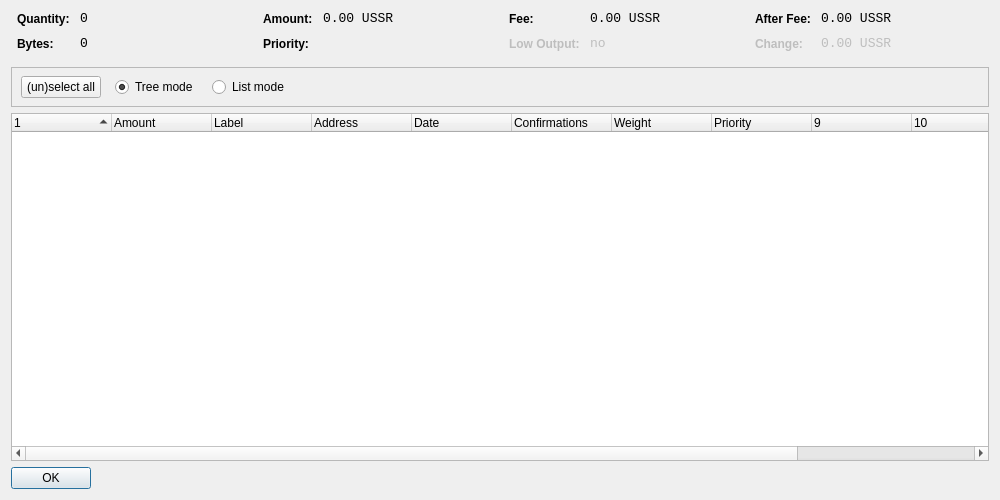
<?xml version="1.0" encoding="UTF-8"?>
<ui version="4.0">
 <class>CoinControlDialog</class>
 <widget class="QWidget" name="CoinControlDialog">
  <property name="geometry">
   <rect>
    <x>0</x>
    <y>0</y>
    <width>1000</width>
    <height>500</height>
   </rect>
  </property>
  <property name="windowTitle">
   <string>Coin Control</string>
  </property>
  <layout class="QVBoxLayout" name="verticalLayout">
   <item>
    <layout class="QHBoxLayout" name="horizontalLayoutTop" stretch="0,0,0,0">
     <property name="topMargin">
      <number>0</number>
     </property>
     <property name="bottomMargin">
      <number>10</number>
     </property>
     <item>
      <layout class="QFormLayout" name="formLayoutCoinControl1">
       <property name="horizontalSpacing">
        <number>10</number>
       </property>
       <property name="verticalSpacing">
        <number>10</number>
       </property>
       <property name="leftMargin">
        <number>6</number>
       </property>
       <property name="rightMargin">
        <number>6</number>
       </property>
       <item row="0" column="0">
        <widget class="QLabel" name="labelCoinControlQuantityText">
         <property name="styleSheet">
          <string notr="true">font-weight:bold;</string>
         </property>
         <property name="text">
          <string>Quantity:</string>
         </property>
        </widget>
       </item>
       <item row="0" column="1">
        <widget class="QLabel" name="labelCoinControlQuantity">
         <property name="font">
          <font>
           <family>Monospace</family>
           <pointsize>10</pointsize>
          </font>
         </property>
         <property name="cursor">
          <cursorShape>IBeamCursor</cursorShape>
         </property>
         <property name="contextMenuPolicy">
          <enum>Qt::ActionsContextMenu</enum>
         </property>
         <property name="text">
          <string notr="true">0</string>
         </property>
         <property name="textInteractionFlags">
          <set>Qt::LinksAccessibleByMouse|Qt::TextSelectableByKeyboard|Qt::TextSelectableByMouse</set>
         </property>
        </widget>
       </item>
       <item row="1" column="0">
        <widget class="QLabel" name="labelCoinControlBytesText">
         <property name="styleSheet">
          <string notr="true">font-weight:bold;</string>
         </property>
         <property name="text">
          <string>Bytes:</string>
         </property>
        </widget>
       </item>
       <item row="1" column="1">
        <widget class="QLabel" name="labelCoinControlBytes">
         <property name="font">
          <font>
           <family>Monospace</family>
           <pointsize>10</pointsize>
          </font>
         </property>
         <property name="cursor">
          <cursorShape>IBeamCursor</cursorShape>
         </property>
         <property name="contextMenuPolicy">
          <enum>Qt::ActionsContextMenu</enum>
         </property>
         <property name="text">
          <string notr="true">0</string>
         </property>
         <property name="textInteractionFlags">
          <set>Qt::LinksAccessibleByMouse|Qt::TextSelectableByKeyboard|Qt::TextSelectableByMouse</set>
         </property>
        </widget>
       </item>
      </layout>
     </item>
     <item>
      <layout class="QFormLayout" name="formLayoutCoinControl2">
       <property name="horizontalSpacing">
        <number>10</number>
       </property>
       <property name="verticalSpacing">
        <number>10</number>
       </property>
       <property name="leftMargin">
        <number>6</number>
       </property>
       <property name="rightMargin">
        <number>6</number>
       </property>
       <item row="0" column="0">
        <widget class="QLabel" name="labelCoinControlAmountText">
         <property name="styleSheet">
          <string notr="true">font-weight:bold;</string>
         </property>
         <property name="text">
          <string>Amount:</string>
         </property>
        </widget>
       </item>
       <item row="0" column="1">
        <widget class="QLabel" name="labelCoinControlAmount">
         <property name="font">
          <font>
           <family>Monospace</family>
           <pointsize>10</pointsize>
          </font>
         </property>
         <property name="cursor">
          <cursorShape>IBeamCursor</cursorShape>
         </property>
         <property name="contextMenuPolicy">
          <enum>Qt::ActionsContextMenu</enum>
         </property>
         <property name="text">
          <string notr="true">0.00 USSR</string>
         </property>
         <property name="textInteractionFlags">
          <set>Qt::LinksAccessibleByMouse|Qt::TextSelectableByKeyboard|Qt::TextSelectableByMouse</set>
         </property>
        </widget>
       </item>
       <item row="1" column="0">
        <widget class="QLabel" name="labelCoinControlPriorityText">
         <property name="styleSheet">
          <string notr="true">font-weight:bold;</string>
         </property>
         <property name="text">
          <string>Priority:</string>
         </property>
        </widget>
       </item>
       <item row="1" column="1">
        <widget class="QLabel" name="labelCoinControlPriority">
         <property name="font">
          <font>
           <family>Monospace</family>
           <pointsize>10</pointsize>
          </font>
         </property>
         <property name="cursor">
          <cursorShape>IBeamCursor</cursorShape>
         </property>
         <property name="contextMenuPolicy">
          <enum>Qt::ActionsContextMenu</enum>
         </property>
         <property name="text">
          <string/>
         </property>
         <property name="textInteractionFlags">
          <set>Qt::LinksAccessibleByMouse|Qt::TextSelectableByKeyboard|Qt::TextSelectableByMouse</set>
         </property>
        </widget>
       </item>
      </layout>
     </item>
     <item>
      <layout class="QFormLayout" name="formLayoutCoinControl3">
       <property name="horizontalSpacing">
        <number>10</number>
       </property>
       <property name="verticalSpacing">
        <number>10</number>
       </property>
       <property name="leftMargin">
        <number>6</number>
       </property>
       <property name="rightMargin">
        <number>6</number>
       </property>
       <item row="0" column="0">
        <widget class="QLabel" name="labelCoinControlFeeText">
         <property name="styleSheet">
          <string notr="true">font-weight:bold;</string>
         </property>
         <property name="text">
          <string>Fee:</string>
         </property>
        </widget>
       </item>
       <item row="0" column="1">
        <widget class="QLabel" name="labelCoinControlFee">
         <property name="font">
          <font>
           <family>Monospace</family>
           <pointsize>10</pointsize>
          </font>
         </property>
         <property name="cursor">
          <cursorShape>IBeamCursor</cursorShape>
         </property>
         <property name="contextMenuPolicy">
          <enum>Qt::ActionsContextMenu</enum>
         </property>
         <property name="text">
          <string notr="true">0.00 USSR</string>
         </property>
         <property name="textInteractionFlags">
          <set>Qt::LinksAccessibleByMouse|Qt::TextSelectableByKeyboard|Qt::TextSelectableByMouse</set>
         </property>
        </widget>
       </item>
       <item row="1" column="0">
        <widget class="QLabel" name="labelCoinControlLowOutputText">
         <property name="enabled">
          <bool>false</bool>
         </property>
         <property name="styleSheet">
          <string notr="true">font-weight:bold;</string>
         </property>
         <property name="text">
          <string>Low Output:</string>
         </property>
        </widget>
       </item>
       <item row="1" column="1">
        <widget class="QLabel" name="labelCoinControlLowOutput">
         <property name="enabled">
          <bool>false</bool>
         </property>
         <property name="font">
          <font>
           <family>Monospace</family>
           <pointsize>10</pointsize>
          </font>
         </property>
         <property name="cursor">
          <cursorShape>IBeamCursor</cursorShape>
         </property>
         <property name="contextMenuPolicy">
          <enum>Qt::ActionsContextMenu</enum>
         </property>
         <property name="text">
          <string>no</string>
         </property>
         <property name="textInteractionFlags">
          <set>Qt::LinksAccessibleByMouse|Qt::TextSelectableByKeyboard|Qt::TextSelectableByMouse</set>
         </property>
        </widget>
       </item>
      </layout>
     </item>
     <item>
      <layout class="QFormLayout" name="formLayoutCoinControl4">
       <property name="horizontalSpacing">
        <number>10</number>
       </property>
       <property name="verticalSpacing">
        <number>10</number>
       </property>
       <property name="leftMargin">
        <number>6</number>
       </property>
       <property name="rightMargin">
        <number>6</number>
       </property>
       <item row="0" column="0">
        <widget class="QLabel" name="labelCoinControlAfterFeeText">
         <property name="styleSheet">
          <string notr="true">font-weight:bold;</string>
         </property>
         <property name="text">
          <string>After Fee:</string>
         </property>
        </widget>
       </item>
       <item row="0" column="1">
        <widget class="QLabel" name="labelCoinControlAfterFee">
         <property name="font">
          <font>
           <family>Monospace</family>
           <pointsize>10</pointsize>
          </font>
         </property>
         <property name="cursor">
          <cursorShape>IBeamCursor</cursorShape>
         </property>
         <property name="contextMenuPolicy">
          <enum>Qt::ActionsContextMenu</enum>
         </property>
         <property name="text">
          <string notr="true">0.00 USSR</string>
         </property>
         <property name="textInteractionFlags">
          <set>Qt::LinksAccessibleByMouse|Qt::TextSelectableByKeyboard|Qt::TextSelectableByMouse</set>
         </property>
        </widget>
       </item>
       <item row="1" column="0">
        <widget class="QLabel" name="labelCoinControlChangeText">
         <property name="enabled">
          <bool>false</bool>
         </property>
         <property name="styleSheet">
          <string notr="true">font-weight:bold;</string>
         </property>
         <property name="text">
          <string>Change:</string>
         </property>
        </widget>
       </item>
       <item row="1" column="1">
        <widget class="QLabel" name="labelCoinControlChange">
         <property name="enabled">
          <bool>false</bool>
         </property>
         <property name="font">
          <font>
           <family>Monospace</family>
           <pointsize>10</pointsize>
          </font>
         </property>
         <property name="cursor">
          <cursorShape>IBeamCursor</cursorShape>
         </property>
         <property name="contextMenuPolicy">
          <enum>Qt::ActionsContextMenu</enum>
         </property>
         <property name="text">
          <string notr="true">0.00 USSR</string>
         </property>
         <property name="textInteractionFlags">
          <set>Qt::LinksAccessibleByMouse|Qt::TextSelectableByKeyboard|Qt::TextSelectableByMouse</set>
         </property>
        </widget>
       </item>
      </layout>
     </item>
    </layout>
   </item>
   <item>
    <widget class="QFrame" name="frame">
     <property name="minimumSize">
      <size>
       <width>0</width>
       <height>40</height>
      </size>
     </property>
     <property name="frameShape">
      <enum>QFrame::StyledPanel</enum>
     </property>
     <property name="frameShadow">
      <enum>QFrame::Sunken</enum>
     </property>
     <widget class="QWidget" name="horizontalLayoutWidget">
      <property name="geometry">
       <rect>
        <x>10</x>
        <y>0</y>
        <width>781</width>
        <height>41</height>
       </rect>
      </property>
      <layout class="QHBoxLayout" name="horizontalLayoutPanel" stretch="0,0,0,0">
       <property name="spacing">
        <number>14</number>
       </property>
       <item>
        <widget class="QPushButton" name="pushButtonSelectAll">
         <property name="sizePolicy">
          <sizepolicy hsizetype="Maximum" vsizetype="Fixed">
           <horstretch>0</horstretch>
           <verstretch>0</verstretch>
          </sizepolicy>
         </property>
         <property name="text">
          <string>(un)select all</string>
         </property>
        </widget>
       </item>
       <item>
        <widget class="QRadioButton" name="radioTreeMode">
         <property name="sizePolicy">
          <sizepolicy hsizetype="Maximum" vsizetype="Fixed">
           <horstretch>0</horstretch>
           <verstretch>0</verstretch>
          </sizepolicy>
         </property>
         <property name="text">
          <string>Tree mode</string>
         </property>
         <property name="checked">
          <bool>true</bool>
         </property>
        </widget>
       </item>
       <item>
        <widget class="QRadioButton" name="radioListMode">
         <property name="sizePolicy">
          <sizepolicy hsizetype="Maximum" vsizetype="Fixed">
           <horstretch>0</horstretch>
           <verstretch>0</verstretch>
          </sizepolicy>
         </property>
         <property name="text">
          <string>List mode</string>
         </property>
        </widget>
       </item>
       <item>
        <spacer name="horizontalSpacer">
         <property name="orientation">
          <enum>Qt::Horizontal</enum>
         </property>
         <property name="sizeHint" stdset="0">
          <size>
           <width>40</width>
           <height>20</height>
          </size>
         </property>
        </spacer>
       </item>
      </layout>
     </widget>
    </widget>
   </item>
   <item>
    <widget class="CoinControlTreeWidget" name="treeWidget">
     <property name="contextMenuPolicy">
      <enum>Qt::CustomContextMenu</enum>
     </property>
     <property name="sortingEnabled">
      <bool>false</bool>
     </property>
     <property name="columnCount">
      <number>12</number>
     </property>
     <attribute name="headerShowSortIndicator" stdset="0">
      <bool>true</bool>
     </attribute>
     <attribute name="headerStretchLastSection">
      <bool>false</bool>
     </attribute>
     <column>
      <property name="text">
       <string/>
      </property>
     </column>
     <column>
      <property name="text">
       <string>Amount</string>
      </property>
     </column>
     <column>
      <property name="text">
       <string>Label</string>
      </property>
     </column>
     <column>
      <property name="text">
       <string>Address</string>
      </property>
     </column>
     <column>
      <property name="text">
       <string>Date</string>
      </property>
     </column>
     <column>
      <property name="text">
       <string>Confirmations</string>
      </property>
      <property name="toolTip">
       <string>Confirmed</string>
      </property>
     </column>
     <column>
      <property name="text">
       <string>Weight</string>
      </property>
     </column>
     <column>
      <property name="text">
       <string>Priority</string>
      </property>
     </column>
     <column>
      <property name="text">
       <string/>
      </property>
     </column>
     <column>
      <property name="text">
       <string/>
      </property>
     </column>
     <column>
      <property name="text">
       <string/>
      </property>
     </column>
     <column>
      <property name="text">
       <string/>
      </property>
     </column>
    </widget>
   </item>
   <item>
    <widget class="QDialogButtonBox" name="buttonBox">
     <property name="sizePolicy">
      <sizepolicy hsizetype="Maximum" vsizetype="Fixed">
       <horstretch>0</horstretch>
       <verstretch>0</verstretch>
      </sizepolicy>
     </property>
     <property name="orientation">
      <enum>Qt::Horizontal</enum>
     </property>
     <property name="standardButtons">
      <set>QDialogButtonBox::Ok</set>
     </property>
    </widget>
   </item>
  </layout>
 </widget>
 <customwidgets>
  <customwidget>
   <class>CoinControlTreeWidget</class>
   <extends>QTreeWidget</extends>
   <header>coincontroltreewidget.h</header>
  </customwidget>
 </customwidgets>
 <resources/>
 <connections/>
</ui>
